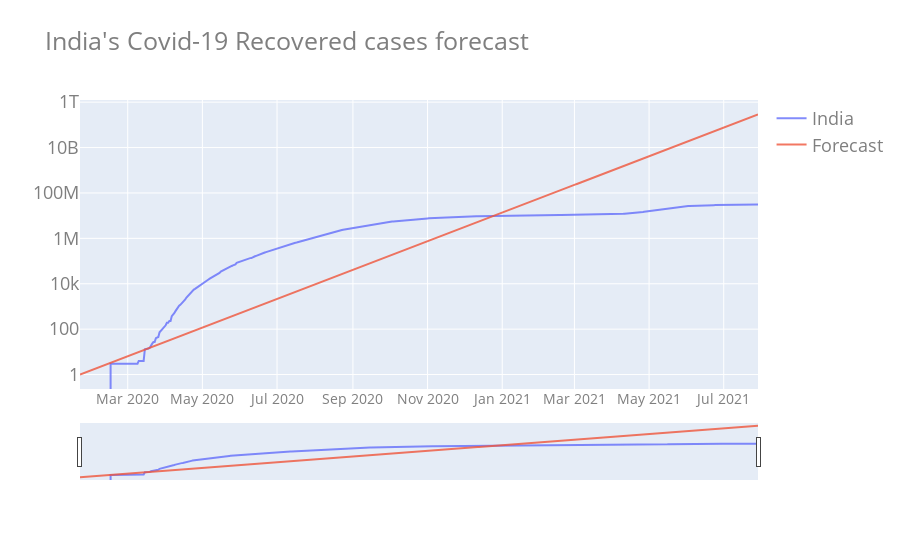

Write notebook code for a chart like this one.
### Code cell
my_graph(data_LRF1.date,
           data_LRF1.iloc[:,1:],
           y='log',
           slider=True)

### Figure 1 — Plotly figure (JSON) as saved in the notebook; plotly's stock layout.template omitted (floating-point values rounded to 4 significant figures; data arrays with more than 128 entries replaced by an {"elided": "..."} marker saying what was removed)
{"data": [{"name": "India", "opacity": 0.8, "type": "scatter", "x": {"elided": "555 str values"}, "y": {"elided": "555 int values"}}, {"name": "Forecast", "opacity": 0.8, "type": "scatter", "x": {"elided": "555 str values"}, "y": {"elided": "555 float values"}}], "layout": {"autosize": true, "font": {"color": "#7f7f7f", "size": 18}, "title": {"text": "India's Covid-19 Recovered cases forecast"}, "xaxis": {"rangeslider": {"visible": true}, "tickfont": {"color": "#7f7f7f", "size": 14}}, "yaxis": {"type": "log"}}}
